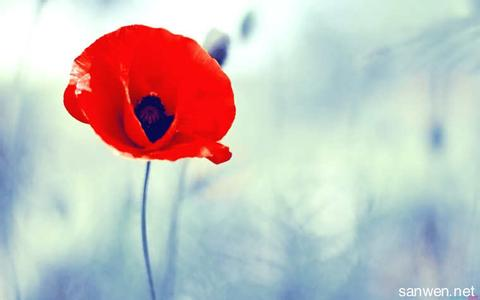
#> input picture flower.jpg, 480 x 300 px, given in place of scene.jpg, which was not available
$ python 'image process.py'
#> lines starting #> are read from the running program, lines starting #| are printed output that depends on the picture; pictures that were not available may be replaced by others from this repository, and a replacement may not be noted
from PIL import Image

img = Image.open('scene.jpg')
#> img is the input picture: PIL image 480x300 RGB; mean R, G, B 196.5, 192.3, 188.6
print(img.format)
#| JPEG
print(img.size)
#| (480, 300)
area = (100, 100, 250, 250)
cropped_img = img.crop(area)
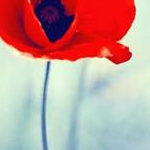
#> cropped_img: PIL image 150x150 RGB; mean R, G, B 194.2, 151.2, 147

scene = Image.open('scene.jpg')
flower = Image.open('flower.jpg')
print(flower.mode)
#| RGB
r, g, b = scene.split()
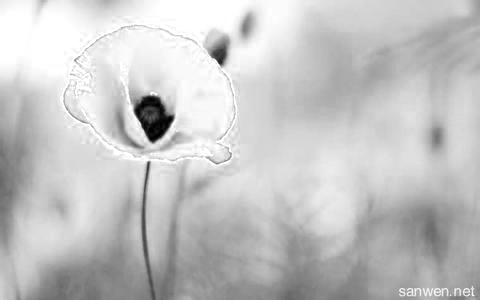
#> r: PIL image 480x300 L; min 0, max 255, mean 196.5
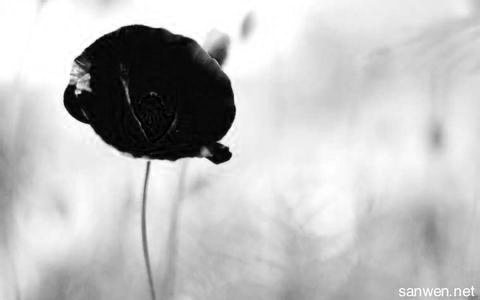
#> g: PIL image 480x300 L; min 0, max 255, mean 192.3
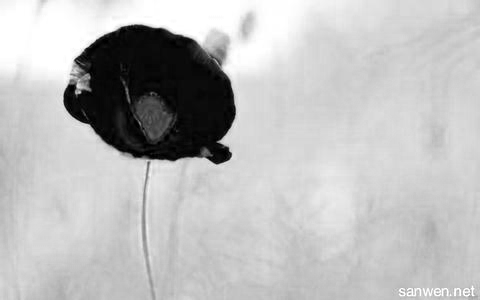
#> b: PIL image 480x300 L; min 0, max 255, mean 188.6
# r.show()
foo = (1, 3, 5, 7)
a, b, c, d = foo
print(a, b, c, d)
